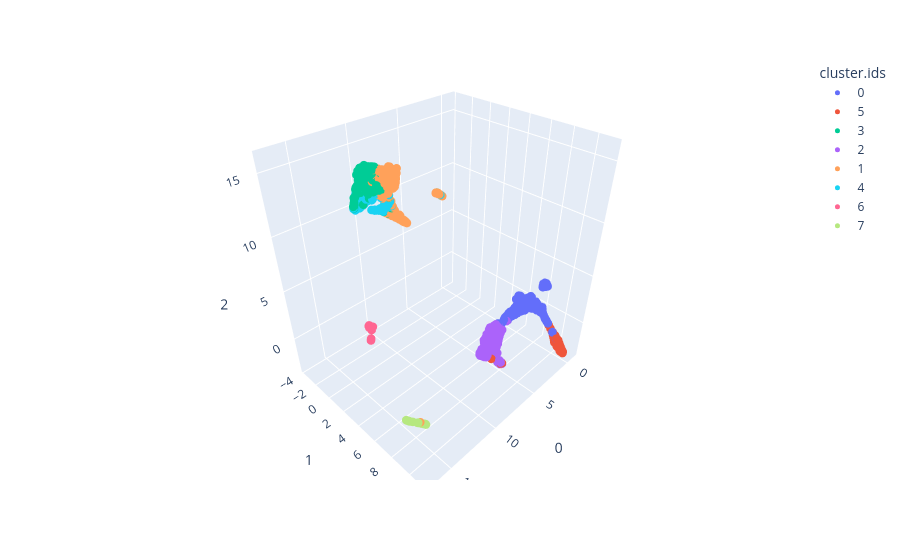

Write notebook code for a chart like this one.
### Code cell
fig_3d.update_traces(marker_size=5)

### Figure 1 — Plotly figure (JSON) as saved in the notebook; plotly's stock layout.template omitted (floating-point values rounded to 4 significant figures; data arrays with more than 128 entries replaced by an {"elided": "..."} marker saying what was removed)
{"data": [{"hovertemplate": "cluster.ids=0<br>0=%{x}<br>1=%{y}<br>2=%{z}<extra></extra>", "legendgroup": "0", "marker": {"color": "#636efa", "size": 5, "symbol": "circle"}, "mode": "markers", "name": "0", "scene": "scene", "showlegend": true, "type": "scatter3d", "x": {"elided": "516 float values"}, "y": {"elided": "516 float values"}, "z": {"elided": "516 float values"}}, {"hovertemplate": "cluster.ids=5<br>0=%{x}<br>1=%{y}<br>2=%{z}<extra></extra>", "legendgroup": "5", "marker": {"color": "#EF553B", "size": 5, "symbol": "circle"}, "mode": "markers", "name": "5", "scene": "scene", "showlegend": true, "type": "scatter3d", "x": {"elided": "191 float values"}, "y": {"elided": "191 float values"}, "z": {"elided": "191 float values"}}, {"hovertemplate": "cluster.ids=3<br>0=%{x}<br>1=%{y}<br>2=%{z}<extra></extra>", "legendgroup": "3", "marker": {"color": "#00cc96", "size": 5, "symbol": "circle"}, "mode": "markers", "name": "3", "scene": "scene", "showlegend": true, "type": "scatter3d", "x": {"elided": "382 float values"}, "y": {"elided": "382 float values"}, "z": {"elided": "382 float values"}}, {"hovertemplate": "cluster.ids=2<br>0=%{x}<br>1=%{y}<br>2=%{z}<extra></extra>", "legendgroup": "2", "marker": {"color": "#ab63fa", "size": 5, "symbol": "circle"}, "mode": "markers", "name": "2", "scene": "scene", "showlegend": true, "type": "scatter3d", "x": {"elided": "480 float values"}, "y": {"elided": "480 float values"}, "z": {"elided": "480 float values"}}, {"hovertemplate": "cluster.ids=1<br>0=%{x}<br>1=%{y}<br>2=%{z}<extra></extra>", "legendgroup": "1", "marker": {"color": "#FFA15A", "size": 5, "symbol": "circle"}, "mode": "markers", "name": "1", "scene": "scene", "showlegend": true, "type": "scatter3d", "x": {"elided": "378 float values"}, "y": {"elided": "378 float values"}, "z": {"elided": "378 float values"}}, {"hovertemplate": "cluster.ids=4<br>0=%{x}<br>1=%{y}<br>2=%{z}<extra></extra>", "legendgroup": "4", "marker": {"color": "#19d3f3", "size": 5, "symbol": "circle"}, "mode": "markers", "name": "4", "scene": "scene", "showlegend": true, "type": "scatter3d", "x": {"elided": "232 float values"}, "y": {"elided": "232 float values"}, "z": {"elided": "232 float values"}}, {"hovertemplate": "cluster.ids=6<br>0=%{x}<br>1=%{y}<br>2=%{z}<extra></extra>", "legendgroup": "6", "marker": {"color": "#FF6692", "size": 5, "symbol": "circle"}, "mode": "markers", "name": "6", "scene": "scene", "showlegend": true, "type": "scatter3d", "x": [9.826, 10.21, 10.2, 4.969, 10.23, 10.23, 5.043, 10.96, 10.15, 11.0, 4.686, 9.953, 10.34, 10.1, 10.35, 10.22, 10.98, 9.806, 5.017, 4.901, 10.97, 10.19, 10.31, 10.28, 5.025, 11.02, 10.98, 10.26, 9.819, 11.03, 10.27, 10.15, 5.01, 10.1, 9.82, 10.29, 9.822, 11.0, 10.24, 10.03, 10.27, 10.28, 10.13, 11.0, 10.15, 10.12, 10.28, 5.014, 10.27, 10.17, 10.97, 10.96, 10.3, 10.98, 11.02, 10.24, 10.94, 10.18, 9.829, 10.33, 10.92, 10.96, 10.22, 10.21, 10.94, 10.32, 11.02, 10.19, 10.95, 10.13], "y": [-3.692, -3.703, -3.725, 7.052, -3.363, -3.369, 7.063, -2.546, -3.742, -2.514, 7.003, -3.668, -3.5, -3.554, -3.518, -3.337, -2.525, -3.697, 7.006, 7.005, -2.536, -3.722, -3.648, -3.637, 7.04, -2.492, -2.527, -3.675, -3.69, -2.484, -3.654, -3.749, 7.032, -3.557, -3.69, -3.639, -3.69, -2.508, -3.656, -3.65, -3.633, -3.279, -3.7, -2.504, -3.754, -3.689, -3.631, 7.025, -3.619, -3.72, -2.538, -2.545, -3.629, -2.524, -2.496, -3.361, -2.562, -3.648, -3.69, -3.56, -2.577, -2.527, -3.692, -3.393, -2.565, -3.604, -2.495, -3.73, -2.551, -3.737], "z": [-3.078, -2.731, -2.689, 0.07391, -2.911, -2.908, 0.04413, -3.2, -2.757, -3.24, 0.09368, -2.971, -2.741, -2.897, -2.745, -2.929, -3.219, -3.101, 0.01505, 0.05324, -3.206, -2.704, -2.676, -2.782, 0.03912, -3.254, -3.216, -2.701, -3.086, -3.26, -2.696, -2.746, 0.03583, -2.908, -3.086, -2.7, -3.084, -3.239, -2.734, -2.917, -2.743, -2.949, -2.802, -3.239, -2.757, -2.808, -2.71, 0.03022, -2.733, -2.746, -3.197, -3.192, -2.69, -3.222, -3.25, -2.902, -3.175, -2.8, -3.077, -2.65, -3.155, -3.185, -2.693, -2.894, -3.178, -2.692, -3.251, -2.718, -3.187, -2.778]}, {"hovertemplate": "cluster.ids=7<br>0=%{x}<br>1=%{y}<br>2=%{z}<extra></extra>", "legendgroup": "7", "marker": {"color": "#B6E880", "size": 5, "symbol": "circle"}, "mode": "markers", "name": "7", "scene": "scene", "showlegend": true, "type": "scatter3d", "x": [15.91, 16.85, 16.02, 16.11, 16.89, 15.93, 16.86, 16.84, 15.92, 16.12, 16.89, 16.82, 16.76, 16.72, 15.94, 16.1, 15.95, 16.89, 16.89, 16.33, 16.28, 16.9, 16.15, 16.86, 16.13, 16.78, 16.79, 15.94, 15.92, 16.85, 15.89, 16.87, 15.97, 16.33, 16.87, 16.12, 16.87, 16.82, 15.97, 16.89, 16.87, 16.04, 16.02, 16.87, 16.58, 15.92, 15.96, 15.94, 16.28, 16.77, 16.02], "y": [10.14, 9.317, 10.03, 9.941, 9.276, 10.12, 9.315, 9.333, 10.13, 9.928, 9.281, 9.345, 9.402, 9.439, 10.11, 9.957, 10.1, 9.279, 9.278, 9.775, 9.808, 9.274, 9.896, 9.311, 9.921, 9.381, 9.378, 10.11, 10.13, 9.323, 10.16, 9.296, 10.08, 9.77, 9.301, 9.941, 9.302, 9.351, 10.08, 9.28, 9.304, 10.02, 10.03, 9.296, 9.56, 10.13, 10.09, 10.12, 9.8, 9.39, 10.04], "z": [0.5114, 1.031, 0.6043, 0.6479, 1.072, 0.5435, 1.035, 1.017, 0.5266, 0.6565, 1.067, 1.013, 0.9617, 0.9292, 0.5332, 0.6252, 0.5796, 1.07, 1.068, 0.7328, 0.7117, 1.076, 0.6777, 1.038, 0.6701, 0.981, 0.9838, 0.5368, 0.5203, 1.026, 0.4955, 1.053, 0.5699, 0.7352, 1.053, 0.6183, 1.045, 1.006, 0.5511, 1.069, 1.045, 0.5949, 0.5718, 1.052, 0.8656, 0.5571, 0.5523, 0.5301, 0.7249, 0.981, 0.5729]}], "layout": {"autosize": true, "legend": {"title": {"text": "cluster.ids"}, "tracegroupgap": 0}, "margin": {"t": 60}, "scene": {"aspectmode": "auto", "aspectratio": {"x": 1.031, "y": 0.8706, "z": 1.114}, "domain": {"x": [0, 1], "y": [0, 1]}, "xaxis": {"title": {"text": "0"}, "type": "linear"}, "yaxis": {"title": {"text": "1"}, "type": "linear"}, "zaxis": {"title": {"text": "2"}, "type": "linear"}}}}
